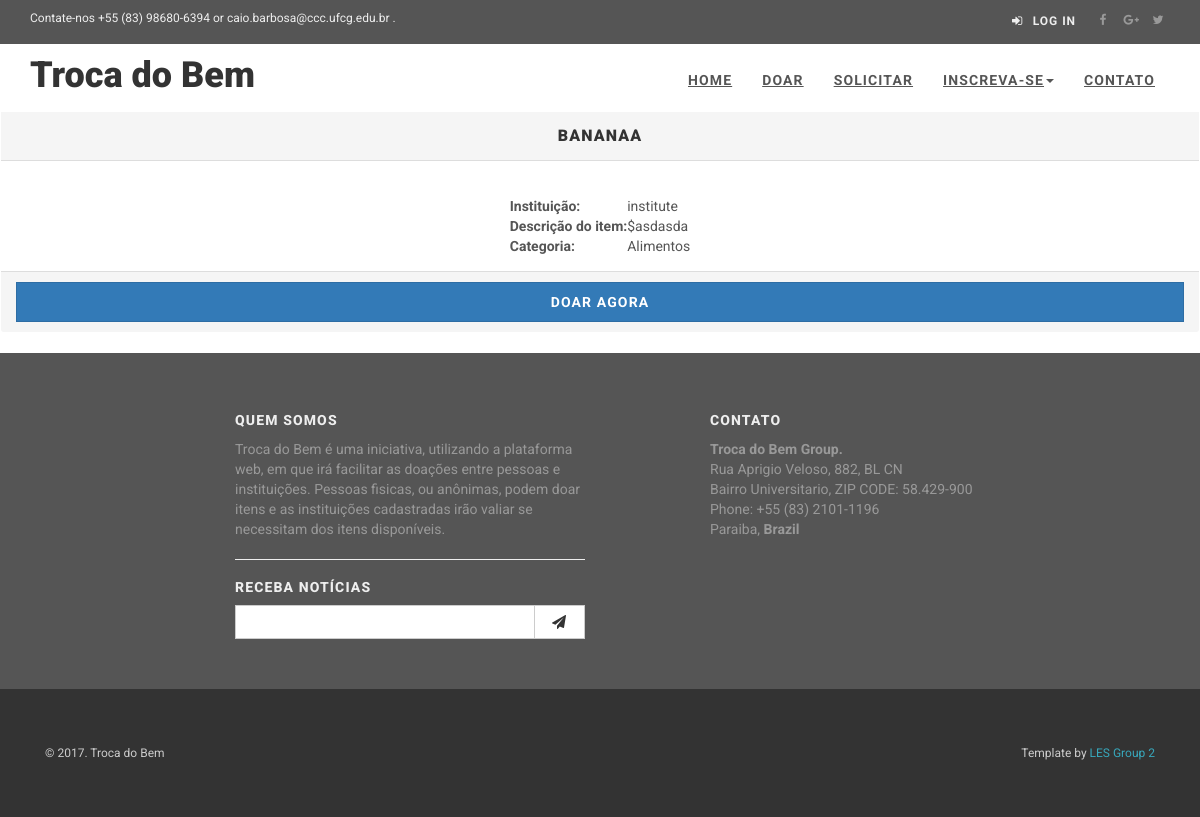
The app's page /requeriments/3/, older data.
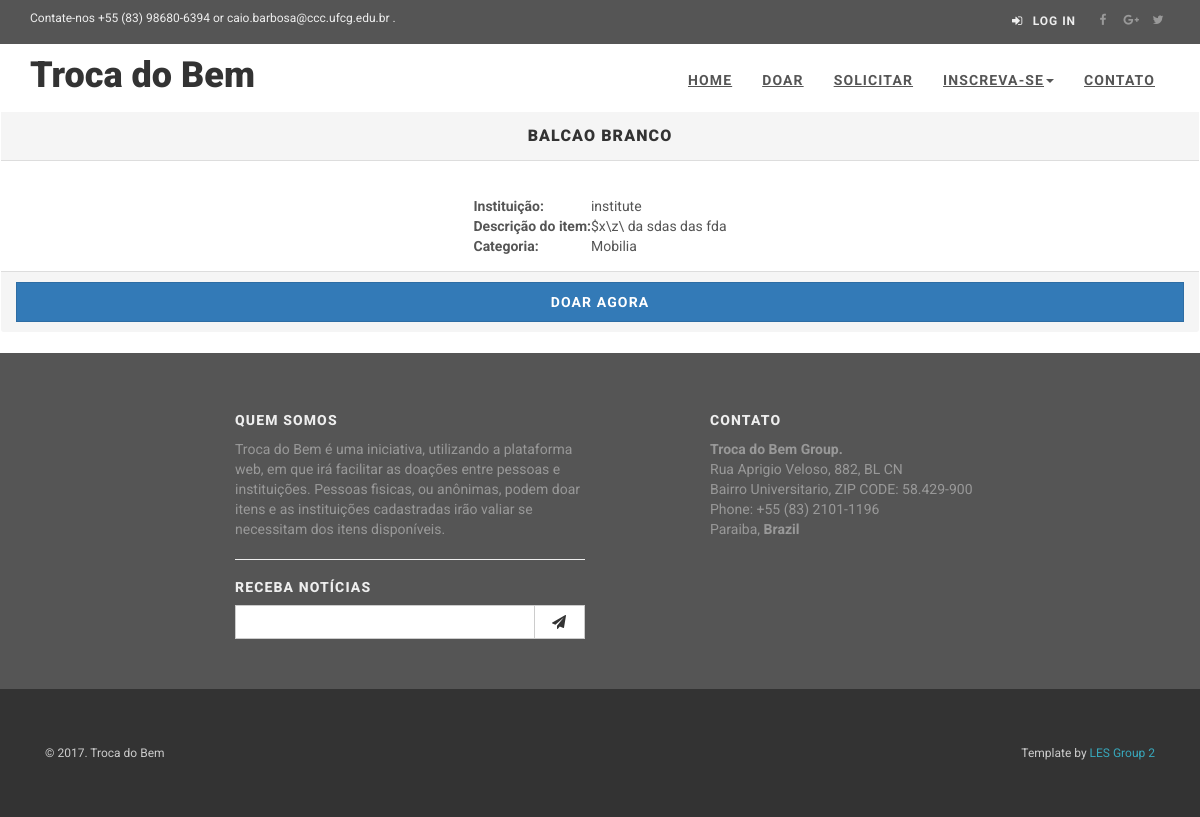
The same page, newer data.
### app/models.py (models this page shows, shortened)
class TimeStamped(models.Model):
    class Meta:
        abstract = True
    created_at = models.DateTimeField(auto_now_add=True)
    published_at = models.DateTimeField(auto_now=True)

class Requirement(TimeStamped):
    class Meta:
        verbose_name = "Necessidade"
        verbose_name_plural = "Necessidades"
    name = models.CharField(max_length=100, blank=True, null=True)
    type = models.CharField(max_length=50, choices=object_type)
    status = models.BooleanField(default=True)
    owner = models.ForeignKey(User, on_delete=models.CASCADE, blank=True, null=True)
    description = models.TextField(max_length=300)

### app/views/ShowcaseRequerimentView.py (the view)
# urls.py: url(r'^requeriments/(?P<requeriment_id>\d+)/$', requeriment_detail, name='detail'),
def requeriment_detail(request, requeriment_id):
    requeriments = Requirement.objects.get(id=requeriment_id)
    return render(request, 'view_showcase_requeriment_details.html',
                  {'requeriments': requeriments})

### app/templates/view_showcase_requeriment_details.html (shortened to what this page needs)
{% extends 'base.html' %}
{% load staticfiles %}
{% block content %}
    <div class="treasure panel panel-default">
        <div class="panel-heading">
            <h3 class="panel-title" align="center">{{ requeriments.name }}</h3>
        </div>
        <div class="panel-body">
            <div class="treasure-photo-detail" align="center">
            </div>
            <table class="treasure-table" align="center">
                <tr>
                    <th>
                        Instituição:
                    </th>
                    <td>{{ requeriments.owner }}</td>
                </tr>
                <tr>
                    <th>
                        Descrição do item:
                    </th>
                    <td>${{ requeriments.description }}</td>
                </tr>
                <tr>
                    <th>
                        Categoria:
                    </th>
                    <td>{{ requeriments.type }}</td>
                </tr>
            </table>
        </div>
        <div class="panel-footer"
            <div class="col-md-4 " >
                {% if user.is_authenticated %}
                    <a href="/requeriments/{{requeriments.id}}/donationrequeriment/{{ user.pk }}" class="btn btn-primary center-block btn-lg">
                        <center>Doar
                            Agora</center></a>
                {% else %}
                    <a href="/requeriments/{{requeriments.id}}/donationrequeriment/{{ user.pk }}" class="btn btn-primary center-block btn-lg">
                        <center>Doar
                            Agora</center></a>
                {% endif %}
            </div>
        </div>
{% endblock %}

Row changes from the older to the newer data that the page shows:
changed Requirement "institute": name "BANANAA" → "BALCAO BRANCO"; description "asdasda" → "x\\z\\ da sdas das fda"; type "Alimentos" → "Mobilia"
